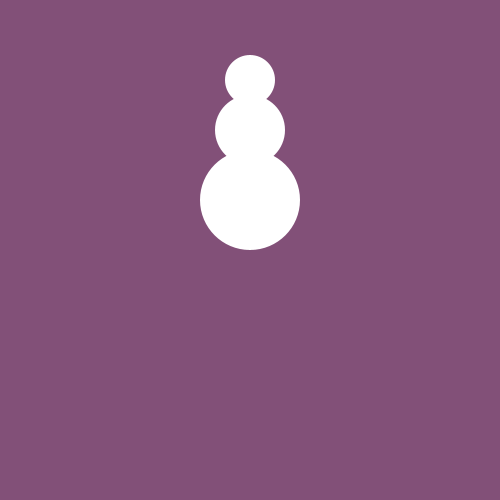
Frame 1 (no input)
Frame 60 (the mouse pressed at the canvas centre just before this capture): identical to frame 1, image omitted
Frame 120 (the mouse held since frame 60 and released just before this capture): identical to frame 1, image omitted

The Processing sketch that drew this single still picture (run headless with seeded random() and noise(); from frame 60 on, the mouse is pressed at the canvas centre):

// Processing sketch: snowman
// ── snowman.pde
void setup(){
  size(500, 500);
}
 int y = 200;
void draw (){
  background (130,80,120);
  
  
  noStroke();
  //ellipse (250,400, 100,100);
  ellipse (250, y, 100, 100);
  ellipse (250, y - 70, 70, 70);
  ellipse (250,y - 120, 50,50);
  
}
